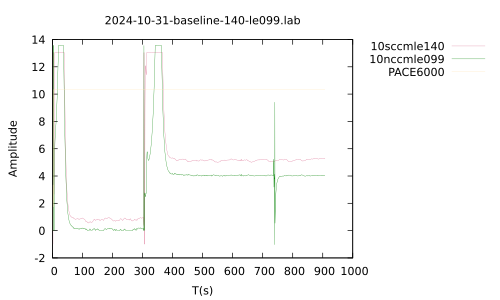

Generate this figure with gnuplot:
set terminal pdf
set encoding utf8
set output "2024-10-31-baseline-140-le099.pdf"
set encoding utf8
#set xrange [0.0:600.0]
#set yrange [0.0:20.0]
set key outside
set style line 1 linecolor rgb '#DB7093' linewidth 0.1
set style line 2 linecolor rgb '#008000' linewidth 0.1
set style line 3 linecolor rgb '#FFE4B5' linewidth 0.1
set title "2024-10-31-baseline-140-le099.lab"
set xlabel "T(s)"
set ylabel "Amplitude"
plot "2024-10-31-baseline-140-le099.lab" every ::1 using 1:2 w l linestyle 1 title "10sccmle140", "2024-10-31-baseline-140-le099.lab" using 1:3 w l linestyle 2 title "10nccmle099", "2024-10-31-baseline-140-le099.lab" using 1:4 w l linestyle 3 title "PACE6000"
